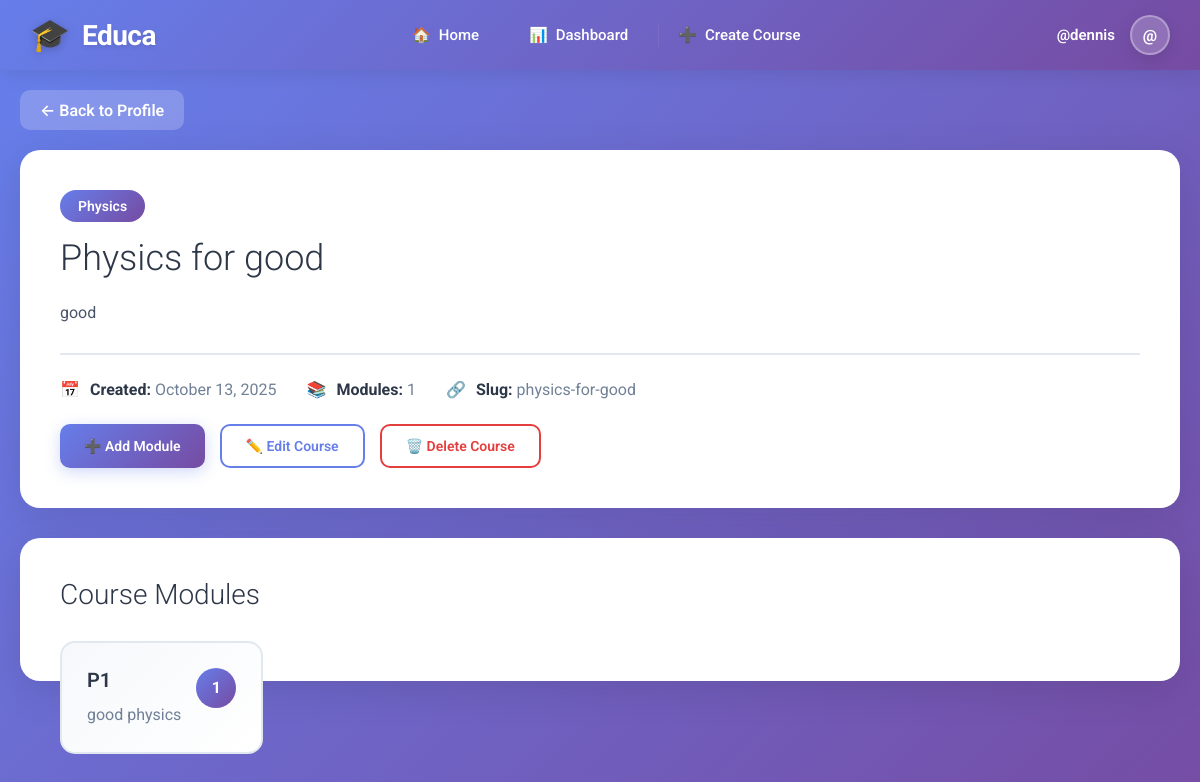
Page /course/2/ (signed in) on the committed database.
### courses/models.py (models this page shows, shortened)
class Course(models.Model):
    owner = models.ForeignKey(User,
                              related_name='courses_created',
                              on_delete=models.CASCADE)
    subject = models.ForeignKey(Subject,
                                related_name='courses',
                                on_delete=models.CASCADE)
    title = models.CharField(max_length=200)
    slug = models.SlugField(max_length=200, unique=True)
    overview = models.TextField()
    created = models.DateTimeField(auto_now_add=True)
    class Meta:
        ordering = ['-created']

class Subject(models.Model):
    title = models.CharField(max_length=200)
    slug = models.SlugField(max_length=200, unique=True)
    class Meta:
        ordering = ['title']

class Module(models.Model):
    course = models.ForeignKey(Course,
                               related_name='modules',
                               on_delete=models.CASCADE)
    title = models.CharField(max_length=200)
    description = models.TextField(blank=True)
    order = OrderField(blank=True, for_fields=['course'])
    class Meta:
        ordering = ['order']

### courses/views.py (the view)
# urls.py: path('course/<int:course_id>/', views.course_detail, name='course_detail'),
@login_required
def course_detail(request, course_id):
    course = get_object_or_404(Course, id=course_id, owner=request.user)
    modules = course.modules.all()
    return render(request, 'courses/course_detail.html', {
        'course': course,
        'modules': modules
    })

### courses/templates/courses/course_detail.html (shortened to what this page needs)
{% extends "base.html" %}
{% load static %}
{% block content %}
<div class="course-detail-wrapper">
    <a href="{% url 'profile' %}" class="back-link">
        ← Back to Profile
    </a>
    <div class="course-header">
        <span class="course-badge">{{ course.subject.title }}</span>
        <h1>{{ course.title }}</h1>
        <p class="course-overview">{{ course.overview }}</p>
        <div class="course-meta">
            <div class="meta-item">
                <span>📅</span>
                <span><strong>Created:</strong> {{ course.created|date:"F d, Y" }}</span>
            </div>
            <div class="meta-item">
                <span>📚</span>
                <span><strong>Modules:</strong> {{ modules.count }}</span>
            </div>
            <div class="meta-item">
                <span>🔗</span>
                <span><strong>Slug:</strong> {{ course.slug }}</span>
            </div>
        </div>
        <div class="course-actions">
            <a href="{% url 'module_create' course.id %}" class="btn btn-primary">
                ➕ Add Module
            </a>
            <a href="{% url 'course_edit' course.id %}" class="btn btn-secondary">
                ✏️ Edit Course
            </a>
            <a href="{% url 'course_delete' course.id %}" class="btn btn-danger">
                🗑️ Delete Course
            </a>
        </div>
    </div>
    <div class="modules-section">
        <div class="section-header">
            <h2 class="section-title">Course Modules</h2>
        </div>
        {% if modules %}
            <ul class="modules-list">
                {% for module in modules %}
                <li class="module-item">
                    <div class="module-header">
                        <div style="flex: 1;">
                            <h3 class="module-title">{{ module.title }}</h3>
                            {% if module.description %}
                                <p class="module-description">{{ module.description }}</p>
                            {% endif %}
                        </div>
                        <div class="module-order">{{ module.order|add:1 }}</div>
                    </div>
                </li>
                {% endfor %}
            </ul>
        {% endif %}
    </div>
</div>
{% endblock %}

### courses/templates/base.html (shortened to what this page needs)
{% load static %}
<!DOCTYPE html>
<html>
  <head>
    <link href="{% static "css/base.css" %}" rel="stylesheet">
  </head>
  <body>
    <nav class="top-navbar" id="navbar">
      <div class="navbar-container">
        <a href="{% url 'home' %}" class="navbar-logo">
          <span class="logo-icon">🎓</span>
          <span class="logo-text">Educa</span>
        </a>
        <ul class="navbar-menu" id="navbarMenu">
          <li><a href="{% url 'home' %}" class="nav-link {% if request.resolver_match.url_name == 'home' %}active{% endif %}">
            <span>🏠</span> Home
          </a></li>
          {% if request.user.is_authenticated %}
            <li><a href="{% url 'profile' %}" class="nav-link {% if request.resolver_match.url_name == 'profile' %}active{% endif %}">
              <span>📊</span> Dashboard
            </a></li>
            <li><a href="{% url 'course_create' %}" class="nav-link">
              <span>➕</span> Create Course
            </a></li>
          {% endif %}
        </ul>
        <div class="navbar-user">
          {% if request.user.is_authenticated %}
            <span class="user-name">{{ request.user.username }}</span>
            <div class="dropdown">
              <div class="user-avatar">{{ request.user.username|slice:":1"|upper }}</div>
            </div>
          {% else %}
            <a href="{% url 'login' %}" class="btn-navbar btn-outline">Sign In</a>
            <a href="{% url 'signup' %}" class="btn-navbar">Get Started</a>
          {% endif %}
        </div>
      </div>
    </nav>
    <div class="page-content">
      <div id="content">
        {% block content %}
        {% endblock %}
      </div>
    </div>
  </body>
</html>

### courses/static/css/base.css (style rules this page uses)
body { margin:0; font-family:'Roboto', sans-serif; font-weight:400; color:#333; }
a { color:#3fad37; text-decoration:none; }
ul { float:left; }
h1, h2, h3, h4, h5, h6 { font-family:'Roboto', sans-serif; font-weight:300; }
h1 { background:#efefef; width:100%; overflow:auto; padding:20px 0 20px 40px; margin:0; }

### courses/templates/base.html (style rules this page uses)
* { margin: 0; padding: 0; box-sizing: border-box; }
body { font-family: 'Roboto', -apple-system, BlinkMacSystemFont, 'Segoe UI', sans-serif; margin: 0; padding: 0; }
.top-navbar { background: linear-gradient(135deg, #667eea 0%, #764ba2 100%); box-shadow: 0 2px 20px rgba(0, 0, 0, 0.1); position: sticky; top: 0; z-index: 1000; transition: all 0.3s ease; }
.navbar-container { max-width: 1400px; margin: 0 auto; padding: 0 30px; display: flex; align-items: center; justify-content: space-between; height: 70px; }
.navbar-logo { display: flex; align-items: center; gap: 12px; text-decoration: none; transition: transform 0.3s ease; }
.logo-icon { font-size: 32px; filter: drop-shadow(0 2px 4px rgba(0, 0, 0, 0.2)); }
.logo-text { color: white; font-size: 28px; font-weight: 700; letter-spacing: -0.5px; text-shadow: 0 2px 4px rgba(0, 0, 0, 0.1); }
.navbar-menu { display: flex; align-items: center; gap: 10px; list-style: none; }
.navbar-menu li { position: relative; }
.nav-link { color: white; text-decoration: none; padding: 10px 20px; border-radius: 10px; font-weight: 500; font-size: 15px; transition: all 0.3s ease; display: flex; align-items: center; gap: 8px; position: relative; overflow: hidden; }
.nav-link::before { content: ''; position: absolute; top: 0; left: 0; right: 0; bottom: 0; background: rgba(255, 255, 255, 0.1); transform: translateX(-100%); transition: transform 0.3s ease; }
.navbar-user { display: flex; align-items: center; gap: 15px; }
.user-avatar { width: 40px; height: 40px; border-radius: 50%; background: rgba(255, 255, 255, 0.2); display: flex; align-items: center; justify-content: center; color: white; font-weight: 700; font-size: 16px; border: 2px solid rgba(255, 255, 255, 0.3); cursor: pointer; transition: all 0.3s ease; box-shadow: 0 4px 15px rgba(0, 0, 0, 0.1); }
.user-name { color: white; font-weight: 600; font-size: 15px; display: none; }
.dropdown { position: relative; }
@media (min-width: 768px) { .user-name { display: block; } }
.top-navbar { animation: slideDown 0.5s ease-out; }
.page-content { min-height: calc(100vh - 70px); }

### rows in the picture
Course: subject "Physics", title "Physics for good", overview "good", created "October 13, 2025", count "1", slug "physics-for-good"
Module: title "P1", description "good physics", order|add "1"

### other values in the picture
{{ request.user.username }} "@dennis"
{{ request.user.username|slice:":1"|upper }} "@"
